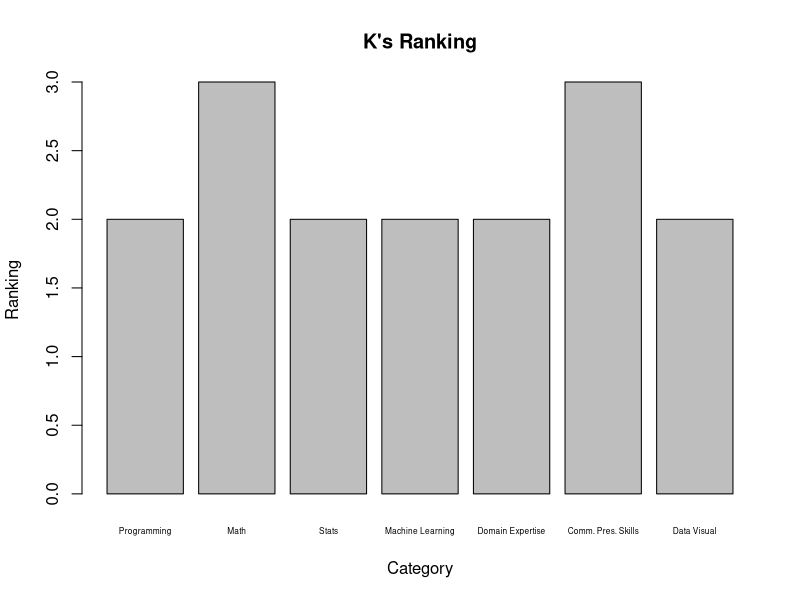

This figure's R source:
## ---- chunk 1
sessionInfo()
## ---- chunk 2
category <- c("Programming", "Math", "Stats", "Machine Learning", "Domain Expertise", "Comm. Pres. Skills", "Data Visual")
Ranking <- c(2, 3, 2, 2, 2,3,2)
k = data.frame(category, Ranking)
barplot(k$Ranking, cex.names=.5, names.arg=(k$category), ylab="Ranking", xlab="Category", main="K's Ranking")
